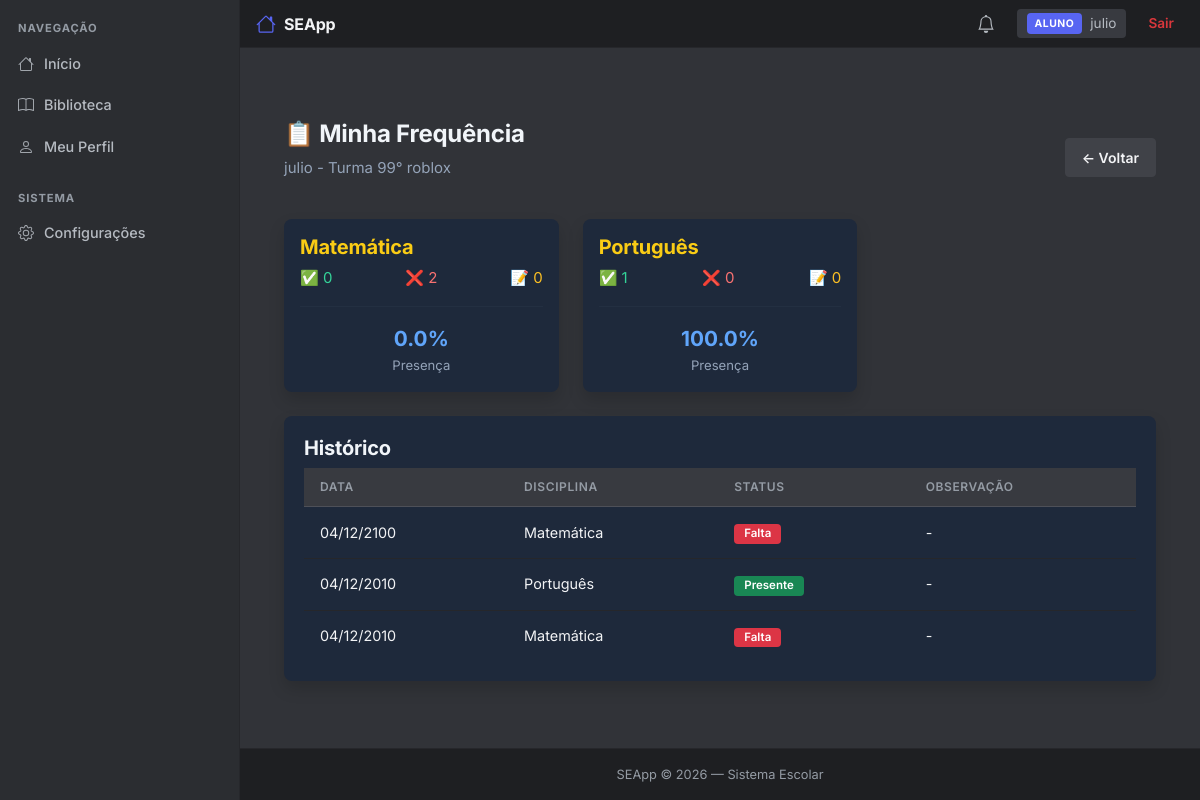
Page /frequencia/minha (signed in) on the committed database.
### app/models/usuario.py (models this page shows, shortened)
class Usuario(db.Model):
    __tablename__ = 'usuarios'
    id = db.Column(db.Integer, primary_key=True)
    nome = db.Column(db.String(100), nullable=False)
    email = db.Column(db.String(120), unique=True, nullable=False)
    senha = db.Column(db.String(255), nullable=False)
    tipo = db.Column(db.String(20), nullable=False, default='aluno')
    foto = db.Column(db.String(200), nullable=True)
    criado_em = db.Column(db.DateTime, default=datetime.utcnow)
    @property
    def senha_criptografada(self):
        return self.senha

### app/models/aluno.py (models this page shows, shortened)
class Aluno(db.Model):
    __tablename__ = 'alunos'
    id = db.Column(db.Integer, primary_key=True)
    usuario_id = db.Column(db.Integer, db.ForeignKey('usuarios.id'), unique=True, nullable=False)
    matricula = db.Column(db.String(50), unique=True, nullable=False)
    data_nascimento = db.Column(db.Date, nullable=True)
    serie = db.Column(db.String(20), nullable=True)
    turma = db.Column(db.String(20), nullable=True)
    telefone = db.Column(db.String(20), nullable=True)
    responsaveis = db.Column(db.Text, nullable=True)  # JSON string
    notas = db.Column(db.Text, nullable=True)  # JSON string
    usuario = db.relationship('Usuario', backref='aluno_rel', uselist=False, lazy=True)

### app/models/frequencia.py (models this page shows, shortened)
class Frequencia(db.Model):
    __tablename__ = 'frequencias'
    id = db.Column(db.Integer, primary_key=True)
    aluno_id = db.Column(db.Integer, db.ForeignKey('alunos.id'), nullable=False)
    professor_id = db.Column(db.Integer, db.ForeignKey('professores.id'), nullable=True)
    disciplina = db.Column(db.String(100), nullable=False)
    data = db.Column(db.Date, nullable=False)
    status = db.Column(db.String(20), nullable=False, default='presente')  # presente, falta, justificada
    observacao = db.Column(db.String(255), nullable=True)
    criada_em = db.Column(db.DateTime, default=datetime.utcnow)
    aluno = db.relationship('Aluno', backref='frequencias', lazy=True)
    professor = db.relationship('Professor', backref='frequencias', lazy=True)

### app/routes/frequencia.py (the view)
@frequencia_bp.route("/frequencia/minha")
def minha_frequencia():
    if 'usuario_id' not in session:
        return redirect(url_for('auth.login'))
    if not is_aluno():
        flash("Acesso negado.", "danger")
        return redirect(url_for('dashboard.index'))
    usuario_id = session.get('usuario_id')
    aluno = Aluno.query.filter_by(usuario_id=usuario_id).first()
    if not aluno:
        flash("Aluno não encontrado.", "danger")
        return redirect(url_for('dashboard.index'))
    frequencias = Frequencia.query.filter_by(aluno_id=aluno.id).order_by(Frequencia.data.desc()).all()
    disciplinas = {}
    for f in frequencias:
        if f.disciplina not in disciplinas:
            disciplinas[f.disciplina] = {"presente": 0, "falta": 0, "justificada": 0}
        disciplinas[f.disciplina][f.status] += 1
    for d, stats in disciplinas.items():
        total = stats["presente"] + stats["falta"] + stats["justificada"]
        stats["total"] = total
        stats["percentual"] = round((stats["presente"] / total) * 100, 1) if total > 0 else 0
    return render_template(
        "frequencia/minha_frequencia.html",
        aluno=aluno,
        frequencias=frequencias,
        disciplinas=disciplinas
    )

### app/routes/frequencia.py (called while the page is built)
def is_aluno():
    return session.get("tipo") == "aluno"

### templates/frequencia/minha_frequencia.html (shortened to what this page needs)
{% extends 'base.html' %}
{% block content %}
<div class="container mt-5">
    <div class="d-flex justify-content-between align-items-center mb-4">
        <div>
            <h1 class="fw-bold" style="color: #f1f5f9;">📋 Minha Frequência</h1>
            <p style="color: #94a3b8;">{{ aluno.usuario.nome if aluno.usuario else '' }} - Turma {{ aluno.turma or '-' }}</p>
        </div>
        <a href="{{ url_for('dashboard.index') }}" class="btn btn-secondary">← Voltar</a>
    </div>
    <div class="row g-4 mb-4">
        {% for d, stats in disciplinas.items() %}
        <div class="col-md-4">
            <div class="card border-0 shadow p-3" style="background: #1e293b;">
                <h5 style="color: #facc15;">{{ d }}</h5>
                <div class="d-flex justify-content-between">
                    <span style="color: #34D399;">✅ {{ stats.presente }}</span>
                    <span style="color: #F87171;">❌ {{ stats.falta }}</span>
                    <span style="color: #FBBF24;">📝 {{ stats.justificada }}</span>
                </div>
                <hr style="border-color: #334155;">
                <div class="text-center">
                    <span class="fw-bold" style="color: #60A5FA; font-size: 1.3rem;">{{ stats.percentual }}%</span>
                    <br>
                    <small style="color: #94a3b8;">Presença</small>
                </div>
            </div>
        </div>
        {% else %}
        <div class="col-12">
            <p style="color: #94a3b8;">Nenhuma frequência registrada ainda.</p>
        </div>
        {% endfor %}
    </div>
    {% if frequencias %}
    <div class="card border-0 shadow" style="background: #1e293b;">
        <div class="card-body">
            <h5 style="color: #f1f5f9;">Histórico</h5>
            <table class="table table-hover">
                <thead>
                    <tr>
                        <th style="color: #94a3b8;">Data</th>
                        <th style="color: #94a3b8;">Disciplina</th>
                        <th style="color: #94a3b8;">Status</th>
                        <th style="color: #94a3b8;">Observação</th>
                    </tr>
                </thead>
                <tbody>
                    {% for f in frequencias %}
                    <tr>
                        <td style="color: #f1f5f9;">{{ f.data.strftime('%d/%m/%Y') }}</td>
                        <td style="color: #f1f5f9;">{{ f.disciplina }}</td>
                        <td>
                            {% if f.status == 'presente' %}
                                <span class="badge bg-success">Presente</span>
                            {% elif f.status == 'falta' %}
                                <span class="badge bg-danger">Falta</span>
                            {% else %}
                                <span class="badge bg-warning text-dark">Justificada</span>
                            {% endif %}
                        </td>
                        <td style="color: #94a3b8;">{{ f.observacao or '-' }}</td>
                    </tr>
                    {% endfor %}
                </tbody>
            </table>
        </div>
    </div>
    {% endif %}
</div>
{% endblock %}

### templates/components/topbar.html (shortened to what this page needs)
<header class="topbar">
    <a class="topbar-brand" href="{{ url_for('dashboard.index') }}">
        SEApp
    </a>
    <div class="topbar-right">
        <a href="{{ url_for('notificacoes.listar') }}" id="sinoNotificacoes" style="position: relative; display: flex; align-items: center; padding: 6px 10px; border-radius: 4px; color: var(--text-2);" onmouseover="this.style.background='var(--surface)'" onmouseout="this.style.background='transparent'">
        </a>
        <div class="topbar-user">
            <span class="topbar-badge {% if session.get('tipo') in ['admin','diretor'] %}badge-admin{% else %}badge-aluno{% endif %}">
                {{ session.get("tipo", "").upper() }}
            </span>
            <span>{{ session["usuario"] }}</span>
        </div>
        <a href="{{ url_for('auth.logout') }}" class="topbar-logout">Sair</a>
    </div>
</header>

### static/css/style.css (style rules this page uses)
:root { --bg: #313338; --bg-sidebar: #2B2D31; --bg-nav: #1E1F22; --surface: #383A40; --surface-hover: #404248; --border: #26272B; --border-2: #4E5058; --text: #F2F3F5; --text-2: #B5BAC1; --text-3: #949BA4; --primary: #5865F2; --primary-hover: #4752C4; --success: #23A55A; --success-hover: #1E8F4C; --danger: #DA373C; --danger-hover: #A12828; --warning: #F0B232; --warning-hover: #D89E2A; --radius: 8px; --radius-sm: 4px; --shadow: 0 2px 10px rgba(0,0,0,0.2); --shadow-lg: 0 8px 24px rgba(0,0,0,0.4); }
* { margin: 0; padding: 0; box-sizing: border-box; }
html, body { height: 100%; background: var(--bg); }
body { background: var(--bg); color: var(--text); font-family: "Inter", -apple-system, BlinkMacSystemFont, "Segoe UI", Roboto, sans-serif; font-size: 15px; line-height: 1.5; min-height: 100vh; display: flex; flex-direction: column; -webkit-font-smoothing: antialiased; }
.topbar { background: var(--bg-nav); border-bottom: 1px solid var(--border); padding: 8px 16px; display: flex; align-items: center; justify-content: space-between; flex-shrink: 0; height: 48px; }
.topbar-brand { font-size: 1rem; font-weight: 700; color: var(--text); letter-spacing: -0.01em; display: flex; align-items: center; gap: 8px; }
.topbar-right { display: flex; align-items: center; gap: 12px; }
.topbar-user { display: flex; align-items: center; gap: 8px; padding: 4px 10px; border-radius: var(--radius-sm); background: var(--surface); font-size: 0.85rem; color: var(--text-2); }
.topbar-badge { font-size: 0.65rem; font-weight: 700; padding: 3px 8px; border-radius: 4px; letter-spacing: 0.05em; }
.badge-aluno { background: var(--primary); color: white; }
.topbar-logout { color: var(--danger); font-size: 0.85rem; font-weight: 600; padding: 4px 10px; border-radius: var(--radius-sm); transition: background 0.1s; }
h1, h2, h3, h4, h5, h6 { color: var(--text); font-weight: 700; letter-spacing: -0.01em; }
h1 { font-size: 1.5rem; }
p { color: var(--text-2); }
a { text-decoration: none; color: var(--primary); transition: color 0.15s; }
.card { background: var(--surface); border: 1px solid var(--border); border-radius: var(--radius); box-shadow: var(--shadow); }
.card-body { padding: 20px; }
.btn { font-size: 0.875rem; font-weight: 600; padding: 8px 16px; border-radius: var(--radius-sm); transition: background 0.15s; border: 1px solid transparent; display: inline-flex; align-items: center; justify-content: center; gap: 6px; }
.btn-secondary { background: var(--surface-hover); border-color: var(--surface-hover); color: var(--text); }
.table { color: var(--text) !important; --bs-table-bg: transparent; --bs-table-border-color: var(--border); margin-bottom: 0; border-collapse: separate; border-spacing: 0; }
.table thead th { background: var(--surface) !important; color: var(--text-3) !important; font-size: 0.75rem; font-weight: 600; text-transform: uppercase; letter-spacing: 0.05em; border-bottom: 1px solid var(--border-2) !important; border-top: none !important; padding: 10px 16px; text-align: left; }
.table tbody td { background: transparent !important; color: var(--text) !important; border-bottom: 1px solid var(--border) !important; padding: 14px 16px; font-size: 0.9rem; vertical-align: middle; }
.table tbody tr:last-child td { border-bottom: none !important; }
.badge { font-size: 0.72rem; font-weight: 600; padding: 4px 10px; border-radius: 4px; }

### rows in the picture
Usuario: get "ALUNO", usuario "julio"
Aluno: turma "99° roblox"
Frequencia: disciplina "Matemática", presente "0", falta "2", justificada "0", percentual "0.0", data "04/12/2100", status "Falta", observacao "-"
Frequencia: disciplina "Português", presente "1", falta "0", justificada "0", percentual "100.0", data "04/12/2010", status "Presente", observacao "-"
Frequencia: data "04/12/2010", disciplina "Matemática", status "Falta", observacao "-"
